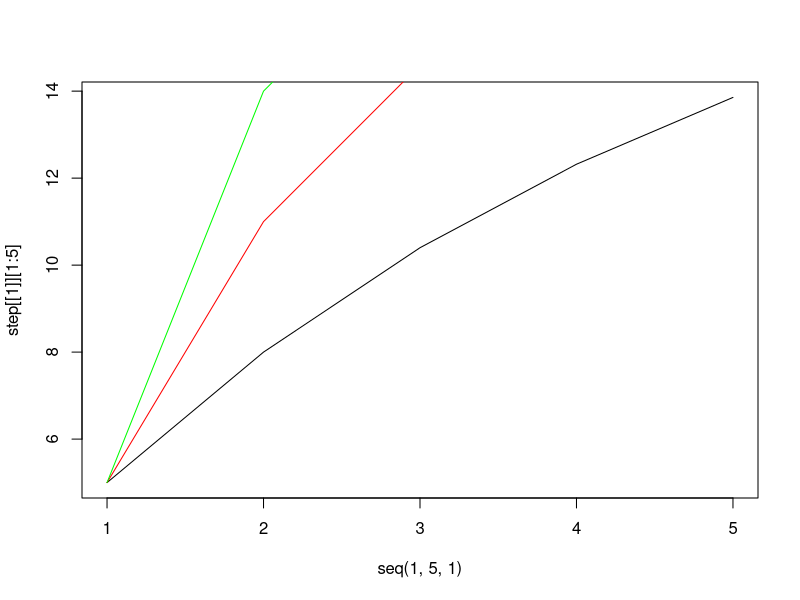

Write the R code that produced this figure.
#EUler method and plotting in R

rm(list=ls(all=TRUE))
T = 5 # initial T
delta  = list(rep(1,4), rep(2,4), rep(3,4)) # at 1 steps, 2 steps and 3 steps
der = list(vector(), vector(), vector())
step = list(vector(),vector(), vector())
step[[1]][1] = T #initial T
step[[2]][1] = T
step[[3]][1] = T

for (j in 1:3){
   for (i in 1:5) {     
      der[[j]][i] = 0.2 * (20 - step[[j]][i])
      step[[j]][i+1] = step[[j]][i] + (der[[j]][i] * delta[[j]][i])

   }
}


plot(seq(1,5,1), step[[1]][1:5], type="l")
lines(seq(1,5,1), step[[2]][1:5], type="l", col="red")
lines(seq(1,5,1), step[[3]][1:5], type="l", col="green")


